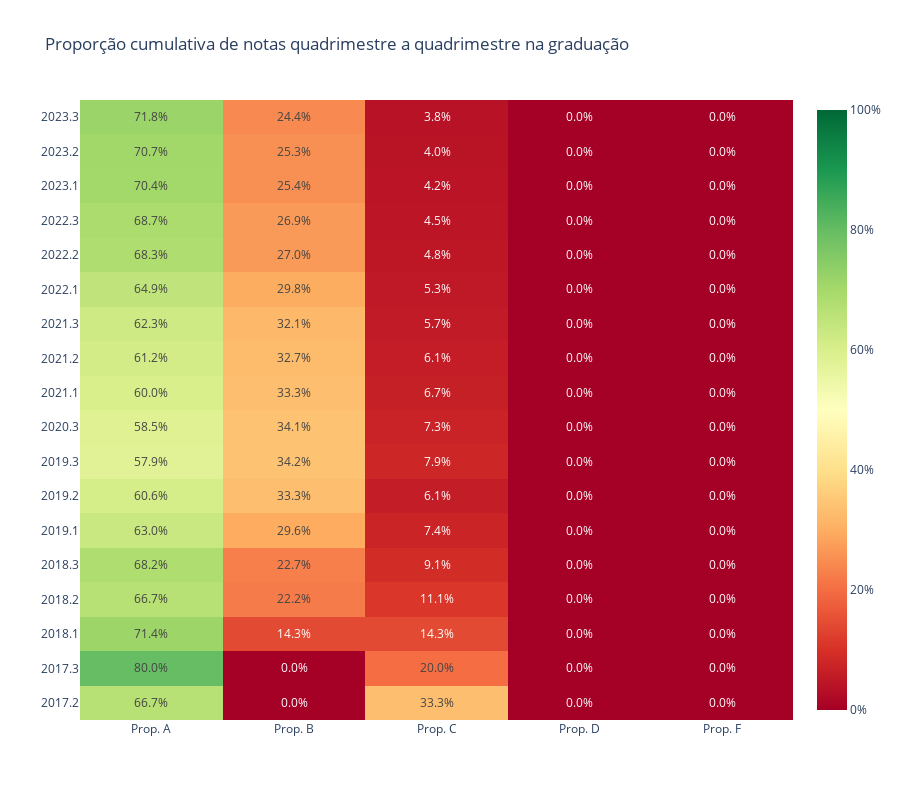

Source (notebook cell):
### Code cell
x_grades_prop_cum_quad = [f'Prop. {grade[-1]}' for grade in df_ufabc_grades_prop_cum_quad.columns]
y_grades_prop_cum_quad = df_ufabc_grades_prop_cum_quad.index
z_grades_prop_cum_quad = df_ufabc_grades_prop_cum_quad.values

fig_grades_prop_cum_quad = go.Figure()
fig_grades_prop_cum_quad.add_trace(go.Heatmap(x=x_grades_prop_cum_quad, y=y_grades_prop_cum_quad, z=z_grades_prop_cum_quad, 
                                              text=z_grades_prop_cum_quad, texttemplate='%{text:.1%}', zhoverformat='.1%', 
                                              colorscale=HEATMAP_PALETTE, hoverinfo='x+y+z', zmin=0, zmax=1,
                                              colorbar_tickformat='.0%'))
fig_grades_prop_cum_quad.update_layout({'title': 'Proporção cumulativa de notas quadrimestre a quadrimestre na graduação', 
                                        'height': 800})
fig_grades_prop_cum_quad.show()

### Figure 1 — Plotly figure (JSON) as saved in the notebook; plotly's stock layout.template omitted (floating-point values rounded to 4 significant figures)
{"data": [{"colorbar": {"tickformat": ".0%"}, "colorscale": [[0, "rgb(165,0,38)"], [0.1, "rgb(215,48,39)"], [0.2, "rgb(244,109,67)"], [0.3, "rgb(253,174,97)"], [0.4, "rgb(254,224,139)"], [0.5, "rgb(255,255,191)"], [0.6, "rgb(217,239,139)"], [0.7, "rgb(166,217,106)"], [0.8, "rgb(102,189,99)"], [0.9, "rgb(26,152,80)"], [1, "rgb(0,104,55)"]], "hoverinfo": "x+y+z", "text": [[0.6667, 0, 0.3333, 0, 0], [0.8, 0, 0.2, 0, 0], [0.7143, 0.1429, 0.1429, 0, 0], [0.6667, 0.2222, 0.1111, 0, 0], [0.6818, 0.2273, 0.09091, 0, 0], [0.6296, 0.2963, 0.07407, 0, 0], [0.6061, 0.3333, 0.06061, 0, 0], [0.5789, 0.3421, 0.07895, 0, 0], [0.5854, 0.3415, 0.07317, 0, 0], [0.6, 0.3333, 0.06667, 0, 0], [0.6122, 0.3265, 0.06122, 0, 0], [0.6226, 0.3208, 0.0566, 0, 0], [0.6491, 0.2982, 0.05263, 0, 0], [0.6825, 0.2698, 0.04762, 0, 0], [0.6866, 0.2687, 0.04478, 0, 0], [0.7042, 0.2535, 0.04225, 0, 0], [0.7067, 0.2533, 0.04, 0, 0], [0.7179, 0.2436, 0.03846, 0, 0]], "texttemplate": "%{text:.1%}", "type": "heatmap", "x": ["Prop. A", "Prop. B", "Prop. C", "Prop. D", "Prop. F"], "y": ["2017.2", "2017.3", "2018.1", "2018.2", "2018.3", "2019.1", "2019.2", "2019.3", "2020.3", "2021.1", "2021.2", "2021.3", "2022.1", "2022.2", "2022.3", "2023.1", "2023.2", "2023.3"], "z": [[0.6667, 0, 0.3333, 0, 0], [0.8, 0, 0.2, 0, 0], [0.7143, 0.1429, 0.1429, 0, 0], [0.6667, 0.2222, 0.1111, 0, 0], [0.6818, 0.2273, 0.09091, 0, 0], [0.6296, 0.2963, 0.07407, 0, 0], [0.6061, 0.3333, 0.06061, 0, 0], [0.5789, 0.3421, 0.07895, 0, 0], [0.5854, 0.3415, 0.07317, 0, 0], [0.6, 0.3333, 0.06667, 0, 0], [0.6122, 0.3265, 0.06122, 0, 0], [0.6226, 0.3208, 0.0566, 0, 0], [0.6491, 0.2982, 0.05263, 0, 0], [0.6825, 0.2698, 0.04762, 0, 0], [0.6866, 0.2687, 0.04478, 0, 0], [0.7042, 0.2535, 0.04225, 0, 0], [0.7067, 0.2533, 0.04, 0, 0], [0.7179, 0.2436, 0.03846, 0, 0]], "zhoverformat": ".1%", "zmax": 1, "zmin": 0}], "layout": {"height": 800, "title": {"text": "Proporção cumulativa de notas quadrimestre a quadrimestre na graduação"}}}
